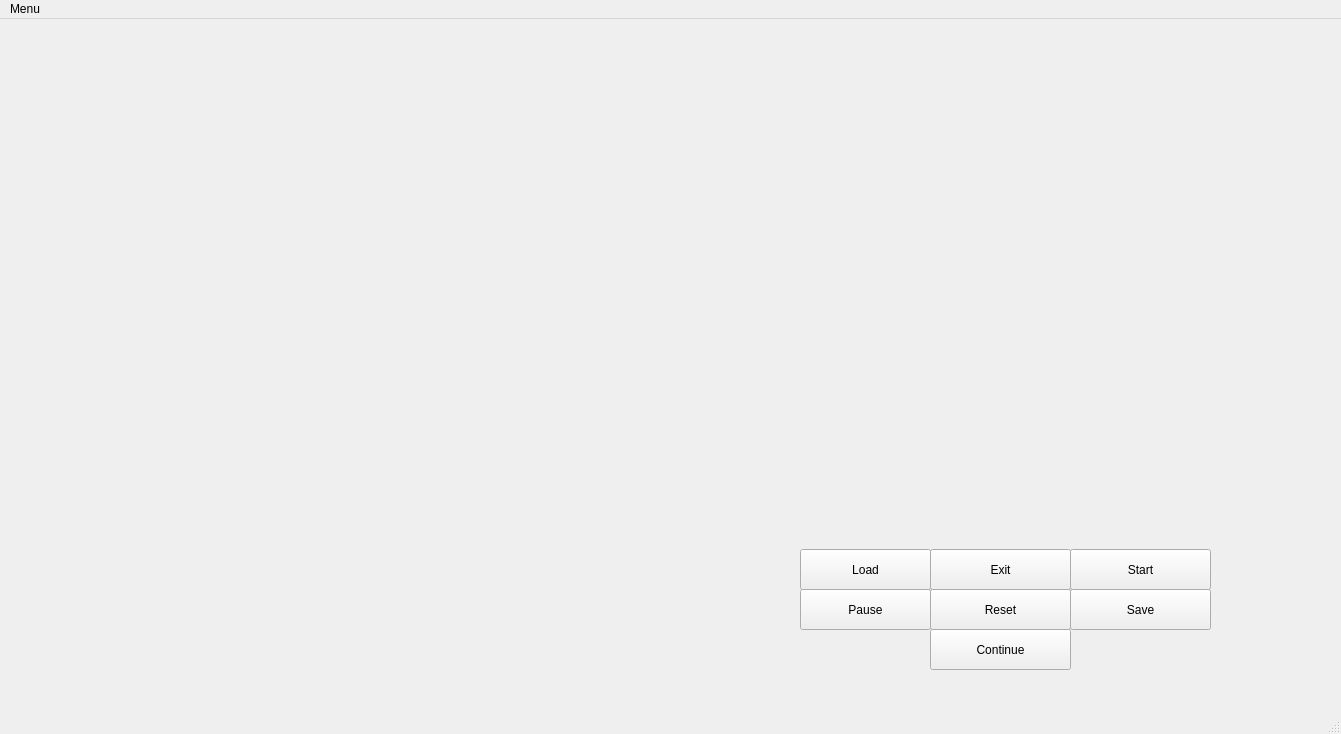
<?xml version="1.0" encoding="UTF-8"?>
<ui version="4.0">
 <class>MainWindow</class>
 <widget class="QMainWindow" name="MainWindow">
  <property name="geometry">
   <rect>
    <x>0</x>
    <y>0</y>
    <width>1341</width>
    <height>734</height>
   </rect>
  </property>
  <property name="focusPolicy">
   <enum>Qt::ClickFocus</enum>
  </property>
  <property name="windowTitle">
   <string>MainWindow</string>
  </property>
  <widget class="QWidget" name="centralwidget">
   <widget class="QPushButton" name="startgame">
    <property name="geometry">
     <rect>
      <x>1070</x>
      <y>530</y>
      <width>141</width>
      <height>41</height>
     </rect>
    </property>
    <property name="focusPolicy">
     <enum>Qt::NoFocus</enum>
    </property>
    <property name="text">
     <string>Start</string>
    </property>
   </widget>
   <widget class="QPushButton" name="pause_game">
    <property name="geometry">
     <rect>
      <x>800</x>
      <y>570</y>
      <width>131</width>
      <height>41</height>
     </rect>
    </property>
    <property name="focusPolicy">
     <enum>Qt::NoFocus</enum>
    </property>
    <property name="text">
     <string>Pause</string>
    </property>
   </widget>
   <widget class="QPushButton" name="Continue_game">
    <property name="geometry">
     <rect>
      <x>930</x>
      <y>610</y>
      <width>141</width>
      <height>41</height>
     </rect>
    </property>
    <property name="focusPolicy">
     <enum>Qt::NoFocus</enum>
    </property>
    <property name="text">
     <string>Continue</string>
    </property>
   </widget>
   <widget class="QPushButton" name="Save_game">
    <property name="geometry">
     <rect>
      <x>1070</x>
      <y>570</y>
      <width>141</width>
      <height>41</height>
     </rect>
    </property>
    <property name="focusPolicy">
     <enum>Qt::NoFocus</enum>
    </property>
    <property name="text">
     <string>Save</string>
    </property>
   </widget>
   <widget class="QPushButton" name="read_game">
    <property name="geometry">
     <rect>
      <x>800</x>
      <y>530</y>
      <width>131</width>
      <height>41</height>
     </rect>
    </property>
    <property name="focusPolicy">
     <enum>Qt::NoFocus</enum>
    </property>
    <property name="text">
     <string>Load</string>
    </property>
   </widget>
   <widget class="QPushButton" name="exit_game">
    <property name="geometry">
     <rect>
      <x>930</x>
      <y>530</y>
      <width>141</width>
      <height>41</height>
     </rect>
    </property>
    <property name="focusPolicy">
     <enum>Qt::NoFocus</enum>
    </property>
    <property name="text">
     <string>Exit</string>
    </property>
   </widget>
   <widget class="QPushButton" name="Reset_game">
    <property name="geometry">
     <rect>
      <x>930</x>
      <y>570</y>
      <width>141</width>
      <height>41</height>
     </rect>
    </property>
    <property name="focusPolicy">
     <enum>Qt::NoFocus</enum>
    </property>
    <property name="text">
     <string>Reset</string>
    </property>
   </widget>
  </widget>
  <widget class="QStatusBar" name="statusbar"/>
  <widget class="QMenuBar" name="menubar">
   <property name="geometry">
    <rect>
     <x>0</x>
     <y>0</y>
     <width>1341</width>
     <height>21</height>
    </rect>
   </property>
   <widget class="QMenu" name="menuMenu">
    <property name="title">
     <string>Menu</string>
    </property>
    <addaction name="actionStart"/>
    <addaction name="actionLoad"/>
    <addaction name="actionExit"/>
    <addaction name="actionReset"/>
    <addaction name="actionPause"/>
    <addaction name="actionContinue"/>
    <addaction name="actionSave"/>
   </widget>
   <addaction name="menuMenu"/>
  </widget>
  <action name="actionStart">
   <property name="text">
    <string>Start</string>
   </property>
  </action>
  <action name="actionExit">
   <property name="text">
    <string>Exit</string>
   </property>
  </action>
  <action name="actionLoad">
   <property name="text">
    <string>Load</string>
   </property>
  </action>
  <action name="actionReset">
   <property name="text">
    <string>Reset</string>
   </property>
  </action>
  <action name="actionPause">
   <property name="text">
    <string>Pause</string>
   </property>
  </action>
  <action name="actionContinue">
   <property name="text">
    <string>Continue</string>
   </property>
  </action>
  <action name="actionSave">
   <property name="text">
    <string>Save</string>
   </property>
  </action>
 </widget>
 <resources/>
 <connections/>
</ui>
